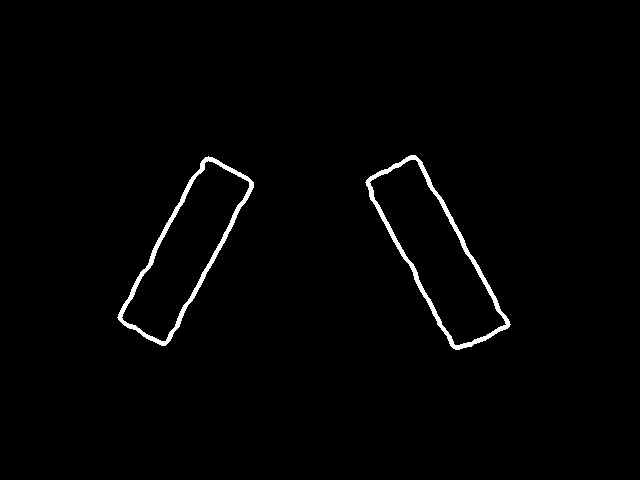
#> input picture Pipeline/template.jpg, 640 x 480 px, given in place of the camera
$ python main.py
#> lines starting #> are read from the running program, lines starting #| are printed output that depends on the picture
#> further down, frame is the input picture: shape (480, 640, 3); min 0, max 255, mean 3.5
### Pipeline/color_filter.py
import cv2
from matplotlib import pyplot as plt
import numpy as np

cv2 = cv2.cv2

def color_filter(frame,color_low,color_high,output):

#> called with output = 'res'
    frame = cv2.GaussianBlur(frame, (11,11),0)
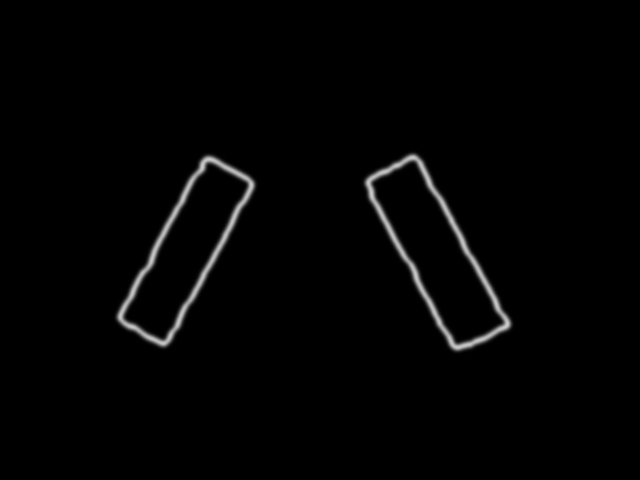
#> frame: shape (480, 640, 3); min 0, max 204, mean 3.5

    hsv = cv2.cvtColor(frame, cv2.COLOR_BGR2HSV)
#> hsv: shape (480, 640, 3); mean H, S, V 0, 0, 3.5
    kernel = np.ones((60,60),np.uint8)
    kernel2 = np.ones((10,10),np.uint8)

    lower_color = np.array(color_low)
    upper_color = np.array(color_high)

    mask = cv2.inRange(hsv,lower_color,upper_color)
#> mask: shape (480, 640); every value is 0
    res = cv2.bitwise_and(frame,frame, mask= mask)
#> res: shape (480, 640, 3); every value is 0

    opening = cv2.morphologyEx(res, cv2.MORPH_OPEN, kernel2)
    closing = cv2.morphologyEx(res, cv2.MORPH_CLOSE, kernel)

    norm_img = cv2.cvtColor(res,cv2.COLOR_HSV2BGR)
    final_gray = cv2.cvtColor(norm_img,cv2.COLOR_BGR2GRAY)

    #cv2.imshow("Mask",mask)

    if output == "res":
        return res
    if output == "mask":
        return mask
    if output == "gray":
        return final_gray

### Pipeline/contour_detector.py
import cv2
import numpy as np
import math
from shape_detection import DetectShape
cv2 = cv2.cv2

def contour_detect(frame,mask,angle_list,count_none,start_detect,count_running,frame_count):

#> called with count_none = 0, start_detect = False, count_running = 0, frame_count = 1
    black_template = np.zeros((480, 640, 3), dtype = "uint8")
    black_corner = np.zeros((480, 640, 3), dtype = "uint8")

    contours,_ = cv2.findContours(mask, cv2.RETR_TREE,cv2.CHAIN_APPROX_NONE)
#> contours = []

    contours_active = {}
    center_contour = {}
    center_contour_y = []
    angle_pair = []


    for contour in contours:

        area = cv2.contourArea(contour)
        if area > 175 :
            rows,cols = frame.shape[:2]
            vx,vy,x,y = cv2.fitLine(contour, cv2.DIST_L2,0,0.01,0.01)
            lefty = int((-x*vy/vx) + y)
            righty = int(((cols-x)*vy/vx)+y)


            angle = math.atan2(lefty - righty, 0 - cols-1) * 180 / math.pi
            if angle < -90 and angle > -135 or angle < 135 and angle > 90:
                M = cv2.moments(contour)

                cx = int(M['m10']/M['m00'])
                cy = int(M['m01']/M['m00'])
                center_contour_y.append(cy)
                center_contour[cy] = cx
#> this loop made 0 passes
#> after the loop, center_contour = 0 items; center_contour_y = []


    for contour in contours:

        area = cv2.contourArea(contour)
        perimeter = cv2.arcLength(contour,True)

        if area > 175 :

            perimeter = cv2.arcLength(contour,True)

            peri = perimeter
            approx = cv2.approxPolyDP(contour,0.04 * peri, True)


            x1,y1,w,h = cv2.boundingRect(contour)


            rows,cols = frame.shape[:2]
            vx,vy,x,y = cv2.fitLine(contour, cv2.DIST_L2,0,0.01,0.01)
            lefty = int((-x*vy/vx) + y)
            righty = int(((cols-x)*vy/vx)+y)


            angle = math.atan2(lefty - righty, 0 - cols-1) * 180 / math.pi

            if angle < -100 and angle > -125 or angle < 125 and angle > 100:

                M = cv2.moments(contour)

                cx = int(M['m10']/M['m00'])
                cy = int(M['m01']/M['m00'])
                center_y = cy

                for c in center_contour_y:
                    if center_y != c:
                        if center_y < c + 60 and center_y > c - 60:


                            rect = cv2.rectangle(frame,(x1,y1),(x1+w,y1+h),(255,0,0),2)
                            cv2.drawContours(black_corner,approx,-1,(0,255,0),3)
                            cv2.drawContours(frame,contour,-1,(0,255,0),3)
                            cv2.drawContours(black_template,contour,-1,(255,255,255),3)
                            contours_active[angle] = contour

                            cv2.circle(frame,(cx,cy),5,(255,255,255),10)
                            cv2.circle(frame,(center_contour[c],c),5,(255,255,255),10)


                            if righty >= -5000 and righty <= 5000 and lefty >= -5000 and lefty <= 5000:
                                cv2.line(frame,(cols-1,righty),(0,lefty),(0,255,255),2)
#> after the loop, contours_active = 0 items

    cv2.imshow("Final Img",frame)

    frame_set = False

    if len(contours_active.keys()) == 2:


        for key in contours_active.keys():
            angle_pair.append(key)


        angle_list.insert(0,angle_pair)

        count_none = 0
        start_detect = True

        angles = angle_pair
        count_running += 1
        frame_set = frame_count
        print(count_running)

        if count_running > 20:

            print(angles)
            return (angles,angle_list,start_detect,count_none,count_running)

    if len(contours_active.keys()) < 2 or len(contours_active.keys()) > 2:

        if start_detect == True:
            if count_none < 4:
                angles = angle_list[0]

                count_none += 1
                count_running +=1

                print(angles)


                return [angles,angle_list,start_detect,count_none,count_running]
            else:
                count_running = 0


    return [False,count_running,frame_set]


### Pipeline/main.py
import cv2
from matplotlib import pyplot as plt
import numpy as np
from color_filter import color_filter
from contour_detector import contour_detect
cv2 = cv2.cv2

# Initiate Camera
cap = cv2.VideoCapture(0)
frame_count = 1

frame_list = {}
angle_list = []
count_none = 0
start_detect = False
count_running = 0

# Main loop
while True:

    # Get Frames from Camera
    ret,frame = cap.read()

    # Color Filter the Video Stream (For Blue)
    # Lower:[80,50,50] and Higher:[140,255,255] NEW = [80,70,60]and[115,255,190]
    hsv_frame = color_filter(frame,[38,86,0],[121,255,230],"res")
    mask = color_filter(frame,[30,86,0],[121,255,230],"mask")
    gray = color_filter(frame,[38,86,0],[121,255,230],"gray")

    # detect and return stuff
    all_return = contour_detect(hsv_frame.copy(),mask,angle_list,count_none,start_detect,count_running,frame_count)
#> all_return = [False, 0, False]

    if all_return[0] != False:
        angles = all_return[0]
        angle_list = all_return[1]
        start_detect = all_return[2]
        count_none = all_return[3]
        count_running = all_return[4]

    # Need to fix frame counting stuff
    else:
        count_running = all_return[1]
#> count_running = 0
        frame_set = all_return[2]
#> frame_set = False
        if frame_set == False:
            pass
        elif frame_count - frame_set > 150:
                count_running = 0


    # Count the num of frames that passed
    frame_count += 1

    # Exit if "q" is pressed
    if cv2.waitKey(1) & 0xFF == ord('q'):
#> (key q is pressed here)
        break

cap.release()
cv2.destroyAllWindows()
